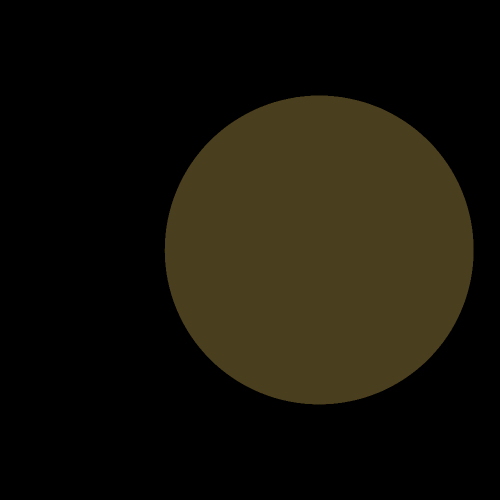
#> input picture assets/shadow.png, 1000 x 1000 px, given in place of 0.png, which was not available (shown at 1/2 size)
$ python nft-generator.py
#> lines starting #> are read from the running program, lines starting #| are printed output that depends on the picture; after the words box and inside, x2 and y2 are one past the last pixel; in counts of white or black regions, pixels touching at a corner belong together; long printed decimals are rounded; pictures that were not available may be replaced by others from this repository, and a replacement may not be noted
import cv2
from random import randint, random
import numpy as np


def in_circle(sx, sy, cx, cy):
    dist = (sx - cx)**2 + (sy - cy)**2
    if dist < 300**2:
        return True
    else:
        return False

def overlay_shadow(orig_img, gray_img):
     # load shadow image with alpha channel
    shadow_img = cv2.imread("assets/shadow.png", -1)
    # extracting alpha channel from the image as a separate image for alpha mask
    shadow_alpha = shadow_img[:, :, 3]
    # converting the smile image back to BGR with only 3 channel without alpha channel
    shadow_img = shadow_img[:, :, 0:3]

    # create a black image for making mask
    mask_img = np.zeros(orig_img.shape[:2], dtype="uint8")

    # convert orig_img to 4 channel
    orig_img = cv2.cvtColor(orig_img, cv2.COLOR_BGR2BGRA)

    # detect circles(planet) in orig_img
    circles = cv2.HoughCircles(gray_img, cv2.HOUGH_GRADIENT, 1.2, 100, maxRadius=300)
    print(circles)

    if circles is not None:
        circles = np.round (circles[0, :].astype("int"))

        for (x, y, r) in circles:
            # draw circle on mask img to create a mask for extracting shadow
            cv2.circle(mask_img, (x, y), r, (255, 255, 255), -1)

    # extract required shape of shadow image using above created mask but in 3 channel, no alpha
    shadow = cv2.bitwise_and(shadow_img, shadow_img, mask=mask_img)

    # create black-white shadow image that can be used as mask
    shadow_gray = cv2.cvtColor(shadow, cv2.COLOR_BGR2GRAY)
    (thresh, shadow_thresh) = cv2.threshold(shadow_gray, 10, 255, cv2.THRESH_BINARY)

    # extract alpha with shadow shape using shadow shape as mask
    shadow_alpha = cv2.bitwise_and(shadow_alpha, shadow_alpha, mask=shadow_thresh)

    # convert shadow back to 4 channel & add masked alpha as alpha channel
    shadow = cv2.cvtColor(shadow, cv2.COLOR_BGR2BGRA)
    shadow[:, :, 3] = shadow_alpha

    # overlay shadow on top of orig img
    final = cv2.add(shadow, orig_img)

    return final

def create_background_starfield(no_star_img, density):

    for star in range(0, density):
        # star properties [x, y, r]
        star_props = [randint(0, 1000), randint(0, 1000), randint(1, 3)]

        # check if star lies on planet then don't draw
        if in_circle(star_props[0], star_props[1], 500, 500):
            continue
        else:
            cv2.circle(no_star_img, (star_props[0], star_props[1]), star_props[2], (255, 255, 255), -1)

    return no_star_img


def main():
    for i in range(0, 1024):
        base_img = cv2.imread("./images/{}.png".format(i))
#> base_img is the input picture: shape (1000, 1000, 3); mean B, G, R 9, 18.6, 21.9

        base_img_gray = cv2.cvtColor(base_img, cv2.COLOR_BGR2GRAY)
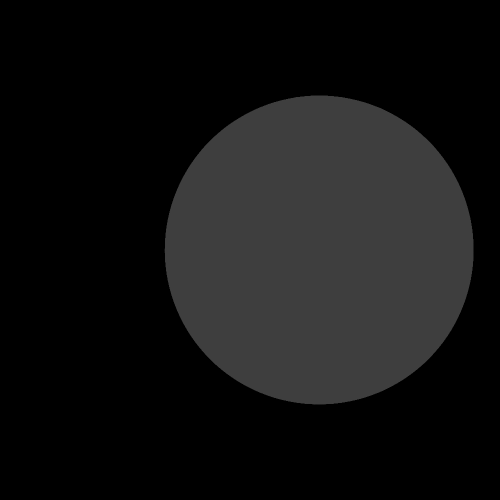
#> base_img_gray: shape (1000, 1000) (shown at 1/2 size); min 0, max 62, mean 18.6

        shadow_img = overlay_shadow(base_img, base_img_gray)
#> in overlay_shadow, `shadow_alpha = shadow_img[:, :, 3]`:
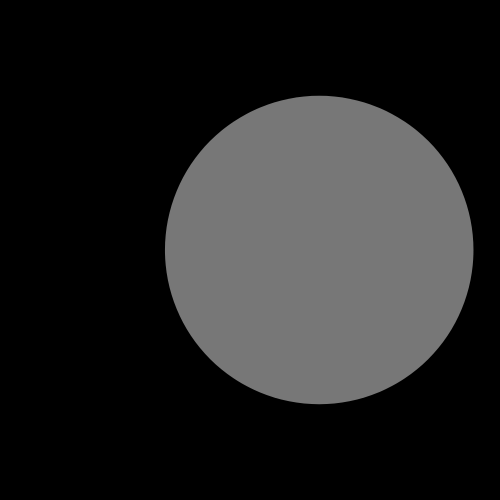
#> shadow_alpha: shape (1000, 1000) (shown at 1/2 size); min 0, max 119, mean 35.6
#> in overlay_shadow, `circles = cv2.HoughCircles(gray_img, cv2.HOUGH_GRADIENT, 1.2, 100, max..`: circles = None
#| None
#> in overlay_shadow, `shadow = cv2.bitwise_and(shadow_img, shadow_img, mask=mask_img)`: shadow: shape (1000, 1000, 3); every value is 0
#> in overlay_shadow, `shadow_gray = cv2.cvtColor(shadow, cv2.COLOR_BGR2GRAY)`: shadow_gray: shape (1000, 1000); every value is 0
#> in overlay_shadow, `shadow[:, :, 3] = shadow_alpha`: shadow: shape (1000, 1000, 4); every value is 0

        starred_img = create_background_starfield(shadow_img, density=500)

        cv2.imwrite("{}.png".format(i), starred_img)
        print("..............Written {}.png with Shadow & Starfield.............".format(i))
#> pass 2 of the loop in main, `for i in range(0, 1024):`:
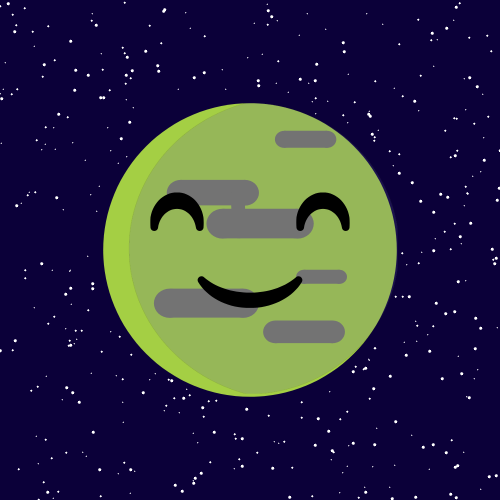
#> input picture images/100.png, 1000 x 1000 px, given in place of 1.png, which was not available (shown at 1/2 size)
#> in main, base_img is the input picture: shape (1000, 1000, 3); mean B, G, R 65.8, 46.4, 46.9
#> in overlay_shadow (call 2), `circles = cv2.HoughCircles(gray_img, cv2.HOUGH_GRADIENT, 1.2, 100, max..`: circles = [[498.6, 497.4, 291.4]]
#| [[[498.6     497.400 291.360]]]
#> in overlay_shadow (call 2), `circles = np.round (circles[0, :].astype("int"))`: circles = [[498, 497, 291]]
#> the loop in overlay_shadow (call 2), `for (x, y, r) in circles:` made 1 pass
#> after the loop in overlay_shadow (call 2), `for (x, y, r) in circles:`:
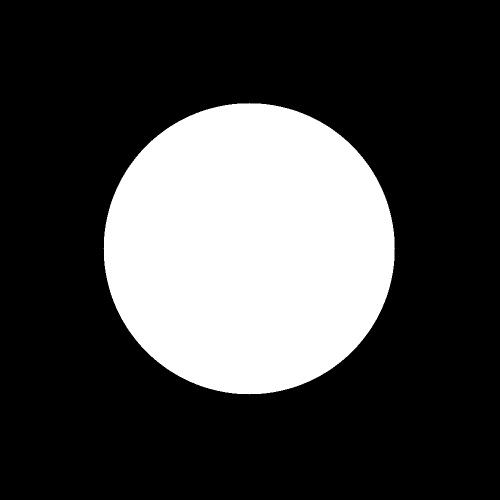
#> mask_img: shape (1000, 1000) (shown at 1/2 size); 26.6% white; 1 white region, box (x1, y1, x2, y2) and area: (207, 206, 790, 789) 266025
#> shadow_thresh: shape (1000, 1000); 19.9% white; 1 white region, box (x1, y1, x2, y2) and area: (329, 209, 790, 787) 199062
#> in overlay_shadow (call 2), `final = cv2.add(shadow, orig_img)`:
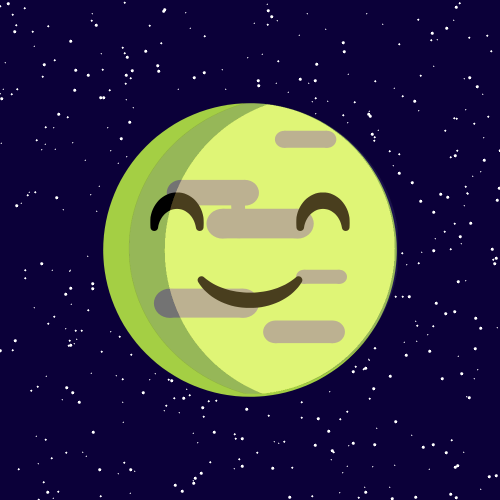
#> final: shape (1000, 1000, 4) (shown at 1/2 size); mean B, G, R, A 71.7, 58.7, 61.5, 255

    cv2.waitKey(0)
    cv2.destroyAllWindows()


if __name__ == "__main__":
#> (the run stopped early here; a loop or call above may not have finished)
